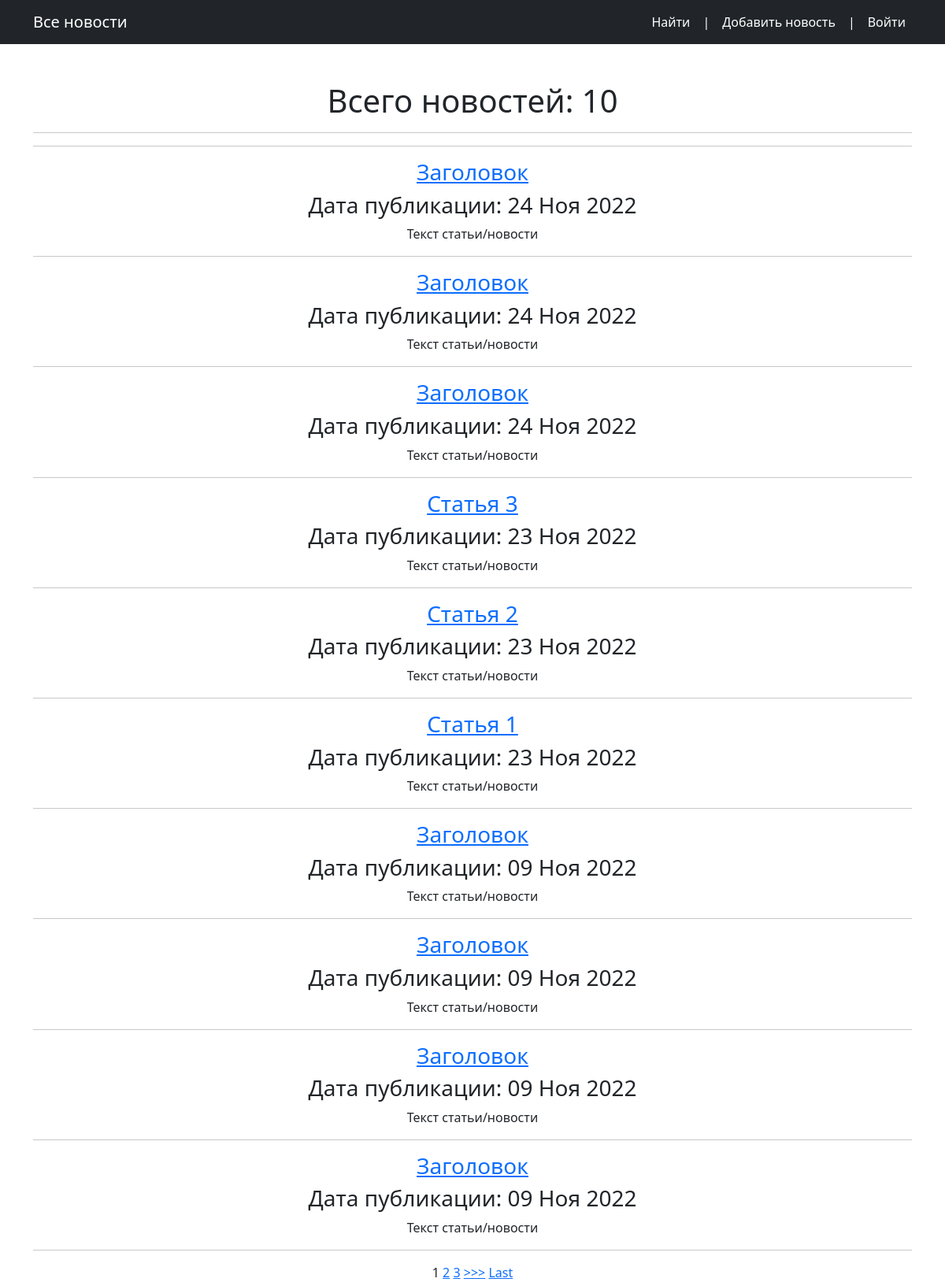
The page /news/ on the database as committed earlier.
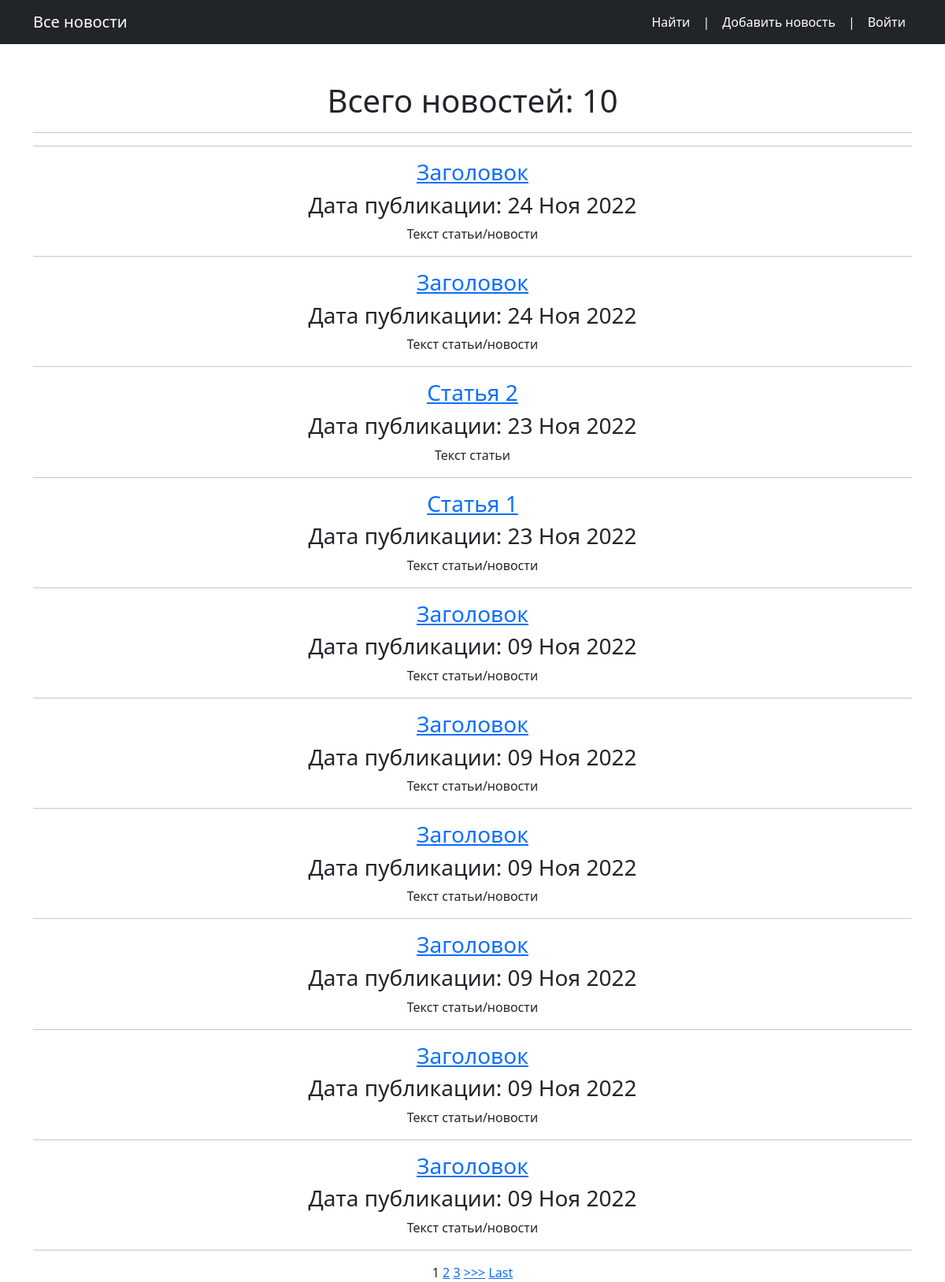
The same page on the database as committed later.
### news/models.py (models this page shows, shortened)
class Post(models.Model):
    article = 'AR'
    news = 'NW'
    POST_LIST = [
        (article, 'Статья'),
        (news, 'Новость'),
    ]
    author = models.ForeignKey(Author, on_delete=models.CASCADE, )
    post_type = models.CharField(max_length=2, choices=POST_LIST, default=article)
    time_create_post = models.DateTimeField(auto_now_add=True)
    category = models.ManyToManyField(Category, through='PostCategory')
    title = models.CharField(max_length=255, default='Заголовок')
    text = models.TextField(default='Текст статьи/новости')
    rating = models.IntegerField(default=0)

### news/views.py (the view)
# urls.py: path('news/', cache_page(60)(NewsListView.as_view()), name='news'),
class NewsListView(ListView):
    model = Post
    template_name = 'news/news.html'
    context_object_name = 'news'
    queryset = Post.objects.order_by('-time_create_post')
    paginate_by = 10
    def get_context_data(self, **kwargs):
        context = super().get_context_data(**kwargs)
        context['is_not_author'] = not self.request.user.groups.filter(name='author').exists()
        return context

### news/templatetags/censor_filter.py (called while the page is built)
@register.filter(name='censor_filter')
def censor_filter(text: str):
    words = text.split()
    for word in words:
        value = word.strip('.,?!').lower()
        if value in UNCENSOR_WORDS:
            words[words.index(word)] = '***'
    return ' '.join(words)

### templates/news/news.html (shortened to what this page needs)
{% extends 'base.html' %}
{% load censor_filter %}
{% load static %}
{% block content %}
    {% if news %}
        <h1>Всего новостей: {{ news|length }}</h1>
        <hr>
        <hr>
        {% for el in news %}
            <a href="{% url 'news-detail' el.pk %}"><h3>{{ el.title }}</h3></a>
            <h3>Дата публикации: {{ el.time_create_post|date:'d M Y' }}</h3>
            <p>{{ el.text|truncatechars:50|censor_filter}}</p>
            <hr>
        {% endfor %}
    {% else %}
        <h2>Новостей нет</h2>
    {% endif %}
    {% if is_paginated %}
            {% for num in page_obj.paginator.page_range %}
                {% if page_obj.number == num %}
                    <a>{{ num }}</a>
                {% elif num > page_obj.number|add:'-3' and num < page_obj.number|add:'3' %}
                    <a href="?page={{ num }}">{{ num }}</a>
                {% endif %}
            {% endfor %}
            {% if page_obj.has_next %}
                <a href="?page={{ page_obj.next_page_number }}">>>></a>
                <a href="?page={{ page_obj.paginator.num_pages }}">Last</a>
            {% endif %}
    {% endif %}
{% endblock content %}

### templates/base.html (shortened to what this page needs)
{% load static %}
<!DOCTYPE html>
<html lang="en">
    <head>
        <link href="{% static 'css/styles.css' %}" rel="stylesheet" />
    </head>
    <body>
        {% load cache %}
        {% cache 60 navbar %}
        <nav class="navbar navbar-expand-lg navbar-dark bg-dark">
            <div class="container">
                <a class="navbar-brand" href="/news/">Все новости</a>
                <div class="collapse navbar-collapse" id="navbarSupportedContent">
                    <ul class="navbar-nav ms-auto mb-2 mb-lg-0">
                        <li class="nav-item"><a class="nav-link active" href="{% url 'news-search' %}">Найти</a></li>
                        <li class="nav-link active">|</li>
                        <li class="nav-item"><a class="nav-link active" href="{% url 'news-create' %}">Добавить новость</a></li>
                        <li class="nav-link active">|</li>
                        {% if request.user.is_authenticated %}
                            <li class="nav-item"><a class="nav-link active" href="{% url 'account_logout' %}">Выйти</a></li>
                            <li class="nav-link active">|</li>
                            <li class="nav-item"><a class="nav-link active">Пользователь: {{request.user.username}}</a></li>
                        {% else %}
                            <li class="nav-item"><a class="nav-link active" href="{% url 'account_login' %}">Войти</a></li>
                        {% endif %}
                    </ul>
                </div>
            </div>
        </nav>
        {% endcache %}
        <div class="container">
            <div class="text-center mt-5">
                {% block content %}{% endblock content %}
            </div>
        </div>
    </body>
</html>

Rows that differ between the two databases and show on the page:
removed Post: title "Заголовок", time_create_post "24 Ноя 2022", text|censor_filter "Текст статьи/новости"
removed Post: title "Статья 3", time_create_post "23 Ноя 2022", text|censor_filter "Текст статьи/новости"
changed Post "Статья 2": text|censor_filter "Текст статьи/новости" → "Текст статьи"
now on this page (row unchanged): Post: title "Заголовок", time_create_post "09 Ноя 2022", text|censor_filter "Текст статьи/новости"
now on this page (row unchanged): Post: title "Заголовок", time_create_post "09 Ноя 2022", text|censor_filter "Текст статьи/новости"
